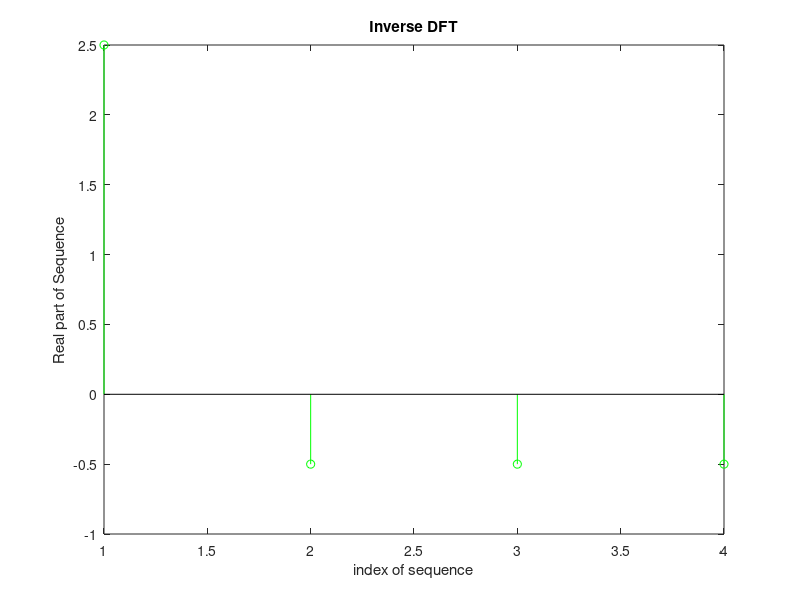
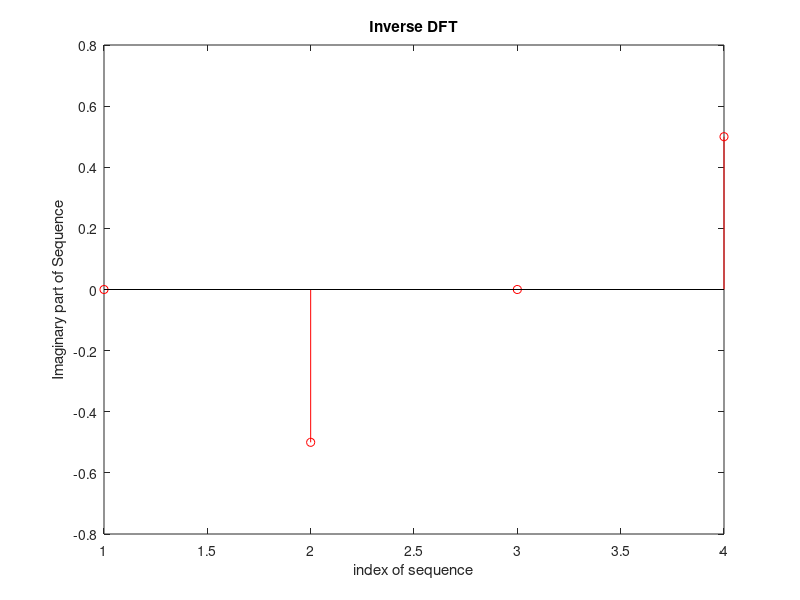

Recreate these plots in MATLAB, in order.
%DISCRETE FOURIER TRANSFORM
%x[n]={x[0],x[1],...x[N-1]}
%total N samples
%X[k]=summation(n goes from zero to N-1)x[n]exp(-j*2*pi/N*k*n)
% k goes from 0 to N-1
%Input discrete sequence:
X=[1,2,3,4];

N=length(X);
%DFT Matrix
DFT=zeros(N,N);%initializing the DFT matrix
%Nth root of unity
omega=exp(-i*2*pi/N);
for i=1:length(DFT)
  for j=1:length(DFT)
      DFT(i,j)=power(omega,(i-1)*(j-1));
  end

end
DFT_inv=conj(DFT);
%final DFT
X_t=transpose(X);
x=DFT_inv*X_t/N;%DFT of the input sequence
%Plotting the DFT coefficients

%Real coefficients
figure,
n=[1,2,3,4];
stem(n,real(x),'green');
xlabel('index of sequence');
ylabel('Real part of Sequence');
title('Inverse DFT');

%Imaginary coefficients
figure,
n=[1,2,3,4];
stem(n,imag(x),'red');
xlabel('index of sequence');
ylabel('Imaginary part of Sequence');
title('Inverse DFT');
